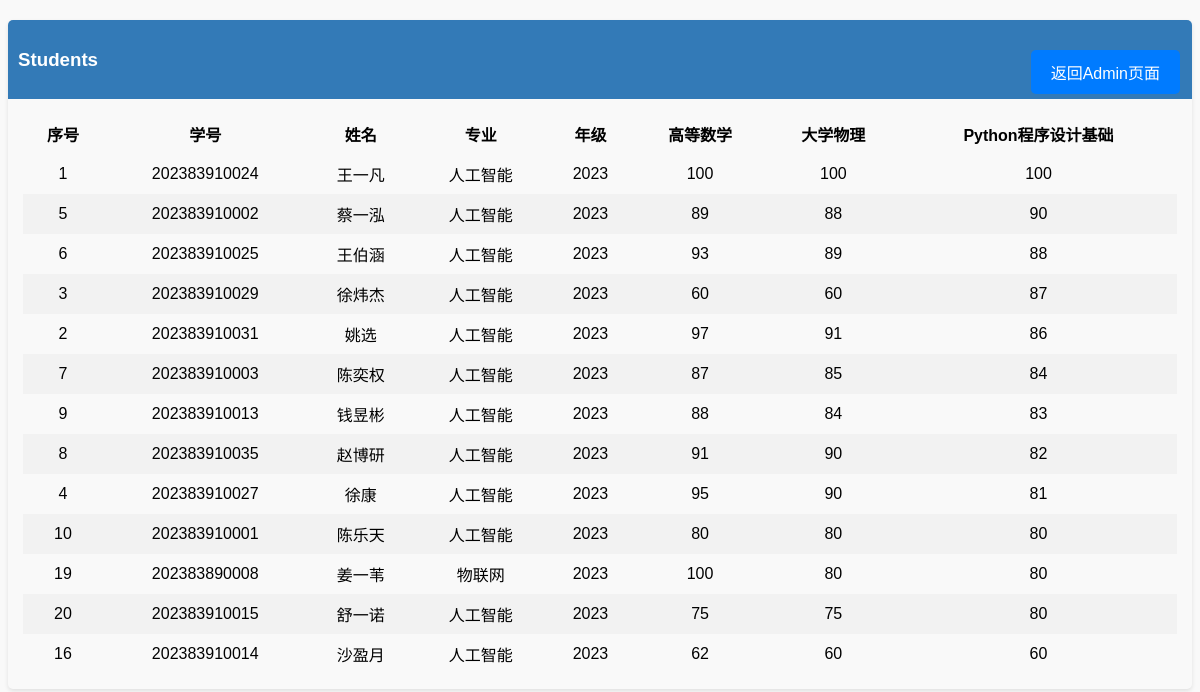
Screenshot of /sort/sort_python with the database file from the repository.
### tables this page shows
CREATE TABLE studentList (
序号 integer primary key autoincrement,
学号 integer ,
姓名 text,
专业 text,
年级 text,
高等数学 integer,
大学物理 integer,
Python程序设计基础 integer
);

### app.py (the view)
@app.route('/sort/sort_python')
def sort_python():
    db = 'test.db'
    conn = sqlite3.connect(db)
    cur = conn.cursor()
    sql = 'select * from studentList'
    cur.execute(sql)
    data = cur.fetchall()
    columns = ["序号", "学号", "姓名", "专业", "年级", "高等数学", "大学物理", "Python程序设计基础"]
    df = pd.DataFrame(data=data, columns=columns)
    df.sort_values(by="Python程序设计基础", ascending=False, inplace=True)
    data = df.values.tolist()
    return render_template('display.html',content = data)

### templates/display.html (shortened to what this page needs)
<!doctype html>
<html lang="en">
<head>
    <link rel="stylesheet" type="text/css" href="/static/display.css">
</head>
<body>
<div class="row">
    <div class="col-md-6 col-sm-12 col-xs-12">
        <div class="panel panel-default">
            <div class="panel-heading">
                <h3>Students</h3>
                <a href="http://127.0.0.1:5000/admin" class="btn fixed-button">返回Admin页面</a>
            </div>
            <div class="panel-body">
                <div class="table-responsive">
                    <table class="table table-striped table-bordered table-hover">
                        <thead>
                        <tr>
                            <th>序号</th>
                            <th>学号</th>
                            <th>姓名</th>
                            <th>专业</th>
                            <th>年级</th>
                            <th>高等数学</th>
                            <th>大学物理</th>
                            <th>Python程序设计基础</th>
                        </tr>
                        </thead>
                        <tbody>
                        {% for i in content %}
                            <tr>
                                {% for j in i %}
                                    <td>{{ j }}</td>
                                {% endfor %}
                            </tr>
                        {% endfor %}
                        </tbody>
                    </table>
                </div>
            </div>
        </div>
    </div>
</div>
</body>
</html>

### static/display.css (style rules this page uses)
body { font-family: Arial, sans-serif; background-color: #f9f9f9; position: relative; }
.panel { margin-top: 20px; border-radius: 5px; box-shadow: 0 2px 4px rgba(0, 0, 0, 0.1); }
.panel-heading { background-color: #337ab7; color: white; padding: 10px; border-top-left-radius: 5px; border-top-right-radius: 5px; }
.panel-body { padding: 15px; }
table { width: 100%; border-collapse: collapse; }
th, td { padding: 8px; text-align: center; }
tr:nth-child(even) { background-color: #f2f2f2; }
.btn { display: inline-block; padding: 10px 20px; background-color: #007bff; color: white; text-decoration: none; border-radius: 5px; transition: background-color 0.3s; position: fixed; top: 50px; right: 20px; }

### rows the page displays
studentList: i "1" "202383910024" "100" "100" "100", 姓名 "王一凡", 专业 "人工智能", 年级 "2023"
studentList: i "5" "202383910002" "89" "88" "90", 姓名 "蔡一泓", 专业 "人工智能", 年级 "2023"
studentList: i "6" "202383910025" "93" "89" "88", 姓名 "王伯涵", 专业 "人工智能", 年级 "2023"
studentList: i "3" "202383910029" "60" "60" "87", 姓名 "徐炜杰", 专业 "人工智能", 年级 "2023"
studentList: i "2" "202383910031" "97" "91" "86", 姓名 "姚选", 专业 "人工智能", 年级 "2023"
studentList: i "7" "202383910003" "87" "85" "84", 姓名 "陈奕权", 专业 "人工智能", 年级 "2023"
studentList: i "9" "202383910013" "88" "84" "83", 姓名 "钱昱彬", 专业 "人工智能", 年级 "2023"
studentList: i "8" "202383910035" "91" "90" "82", 姓名 "赵博研", 专业 "人工智能", 年级 "2023"
studentList: i "4" "202383910027" "95" "90" "81", 姓名 "徐康", 专业 "人工智能", 年级 "2023"
studentList: i "10" "202383910001" "80" "80" "80", 姓名 "陈乐天", 专业 "人工智能", 年级 "2023"
studentList: i "19" "202383890008" "100" "80" "80", 姓名 "姜一苇", 专业 "物联网", 年级 "2023"
studentList: i "20" "202383910015" "75" "75" "80", 姓名 "舒一诺", 专业 "人工智能", 年级 "2023"
studentList: i "16" "202383910014" "62" "60" "60", 姓名 "沙盈月", 专业 "人工智能", 年级 "2023"
